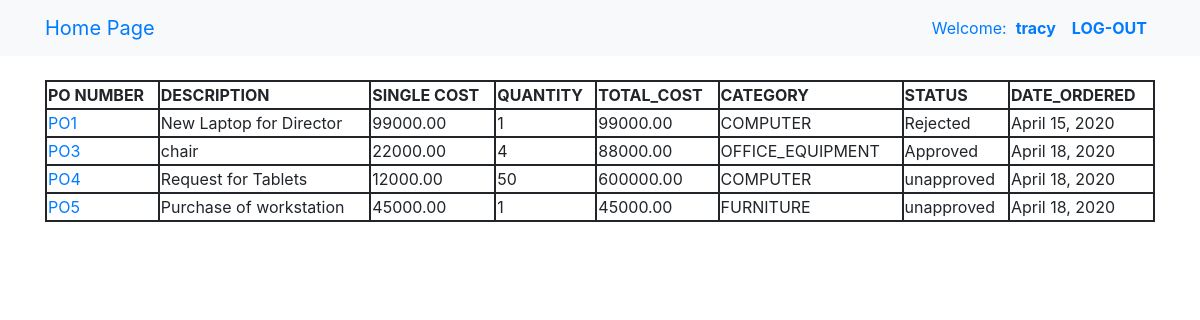
Page /user/2/orders (signed in) on the committed database.
### order/models.py (models this page shows, shortened)
class Order(models.Model):
	CATEGORY=(
		('COMPUTER','COMPUTER'),
		('FURNITURE','FURNITURE'),
		('OFFICE_EQUIPMENT','OFFICE EQUIPMENT'),
		('LINK_EQUIPMENTS','LINK_EQUIPMENTS'),
		('SERVER','SERVER'),
		)
	description=models.TextField(max_length=100)
	category=models.TextField(choices=CATEGORY)
	cost=models.DecimalField(max_digits=10,decimal_places=2)
	quantity=models.IntegerField(default=1)
	total_cost=models.DecimalField(default=0,max_digits=10,decimal_places=2)
	order_date=models.DateField(default=datetime.date.today)
	status=models.TextField(max_length=100,default="unapproved")
	comments=models.TextField(max_length=200,default='None')
	document=models.FileField(null=True,upload_to='documents/%Y/%m/%d/')
	user=models.ForeignKey(
		to=settings.AUTH_USER_MODEL,
		on_delete=models.CASCADE
		)
	supplier=models.ForeignKey(
		to='Supplier',
		on_delete=models.CASCADE
		)
	def total_cost(self):
		self.total_cost=self.cost*self.quantity
		return self.total_cost
	class Meta:
		permissions=(("can_approve_order","can_reject_order"),)

### order/views.py (the view)
# urls.py: path('user/<int:pk>/orders',views.all_order_per_user,name="order_per_user"),
def all_order_per_user(request,pk):
	order_per_user=Order.objects.filter(user=request.user)
	return render(request,'order/order-list.html',{'order_per_user':order_per_user})

### order/templates/order/order-list.html (shortened to what this page needs)
{%extends 'base.html'%}
{%block main%}
<br>
	<table style="width: 100%">
		<tr>
			<th>PO NUMBER</th>
			<th>DESCRIPTION</th>
			<th>SINGLE COST</th>
			<th>QUANTITY</th>
			<th>TOTAL_COST</th>
			<th>CATEGORY</th>
			<th>STATUS</th>
			<th>DATE_ORDERED</th>
		</tr>
		{% for object in order_per_user%}
		<tr>
			<td><a href="{% url 'order:order-detail' object.id%}">PO{{object.id}}</a></td>
			<td>{{object.description}}</td>
			<td>{{object.cost}}</td>
			<td>{{object.quantity}}</td>
			<td>{{object.total_cost}}</td>
			<td>{{object.category}}</td>
			<td>{{object.status}}</td>
			<td>{{object.order_date}}</td>
		</tr>
		{%endfor%}
	</table>
{%endblock%}

### templates/base.html (shortened to what this page needs)
{%load static%}
{%load markdownify%}
<!DOCTYPE html>
<html lang="en">
<head>
	<link rel="stylesheet" type="text/css" href="{%static 'css/base.css'%} ">
	<link rel="stylesheet" type="text/css" href="https://maxcdn.bootstrapcdn.com/bootstrap/4.0.0-beta.2/css/bootstrap.min.css">
	<link rel="stylesheet" type="text/css" href="https://maxcdn.bootstrapcdn.com/font-awesome/4.7.0/css/font-awesome.min.css">
</head>
<body>
	<nav class="navbar navbar-expand-lg bg-light">
		<div class="container">
			<a class="navbar-brand" href="/">Home Page</a>
			<ul class="navbar-nav">
				{% if user.is_authenticated%}
				<li class="nav-item">
					<a class="nav-link" href="">Welcome:&nbsp;&nbsp;<b>{{user}}</b></a>
				</li>
				<li class="nav-item">
					<a class="nav-link"  href="{% url 'user:logout' %}"><b>LOG-OUT</b></a>
				</li>
				{%else%}
				<li class="nav-item">
					<a class="nav-link"  href="{% url 'user:login' %}">login</a>
				</li>
				{%endif%}
			</ul>
		</div>
	</nav>
	<div class="main_class">
		<div class=container>
				{%block main%}{%endblock%}
		</div>
	</div>
</body>
</html>

### static/css/base.css (style rules this page uses)
table,td,th { border: 2px solid; }
.container ul a { text-decoration: none; }

### rows in the picture
Order: id "1", description "New Laptop for Director", cost "99000.00", quantity "1", total_cost "99000.00", category "COMPUTER", status "Rejected", order_date "April 15, 2020"
Order: id "3", description "chair", cost "22000.00", quantity "4", total_cost "88000.00", category "OFFICE_EQUIPMENT", status "Approved", order_date "April 18, 2020"
Order: id "4", description "Request for Tablets", cost "12000.00", quantity "50", total_cost "600000.00", category "COMPUTER", status "unapproved", order_date "April 18, 2020"
Order: id "5", description "Purchase of workstation", cost "45000.00", quantity "1", total_cost "45000.00", category "FURNITURE", status "unapproved", order_date "April 18, 2020"

### other values in the picture
{{ user }} "tracy"
